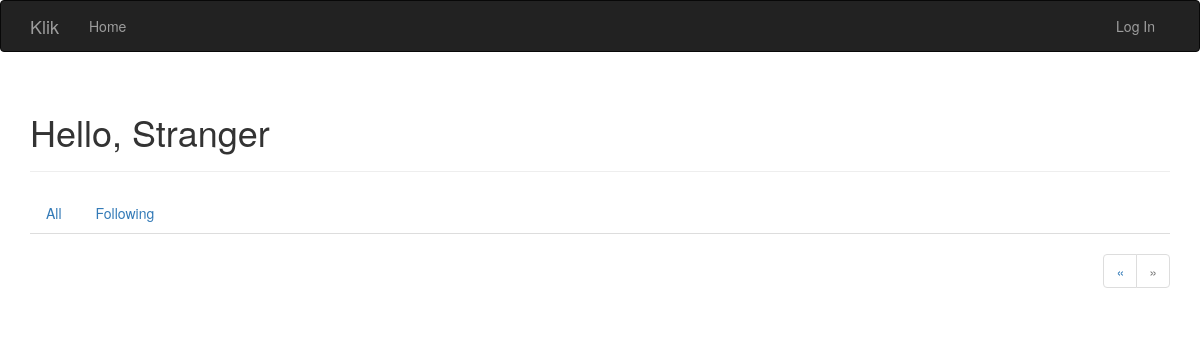
Page /?page=6 on the earlier database version.
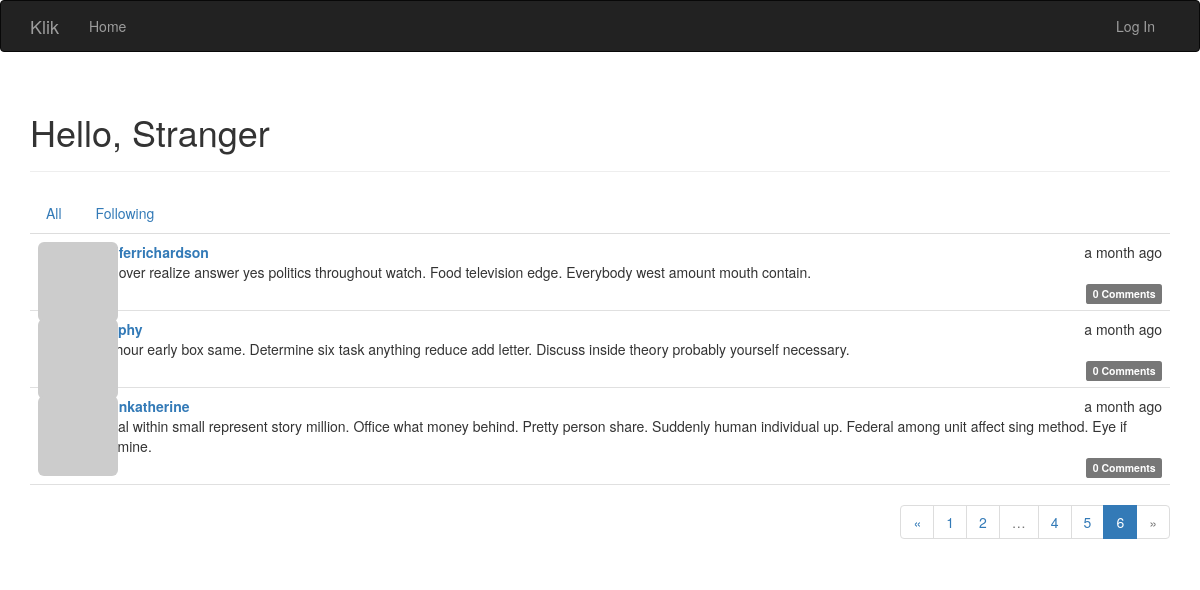
Same page on the later database version.
### app/models.py (models this page shows, shortened)
class Post(db.Model):
    __tablename__ = 'posts'
    id = db.Column(db.Integer, primary_key=True)
    body = db.Column(db.Text)
    body_html = db.Column(db.Text)
    timestamp = db.Column(db.DateTime, index=True, default=datetime.utcnow)
    author_id = db.Column(db.Integer, db.ForeignKey('users.id'))
    comments = db.relationship('Comment', backref='post', lazy='dynamic')

class User(UserMixin, db.Model):
    __tablename__ = 'users'
    id = db.Column(db.Integer, primary_key=True)
    email = db.Column(db.String(64), unique=True, index=True)
    username = db.Column(db.String(64), unique=True, index=True)
    role_id = db.Column(db.Integer, db.ForeignKey('roles.id'))
    password_hash = db.Column(db.String(128))
    confirmed = db.Column(db.Boolean, default=False)
    name = db.Column(db.String(64))
    location = db.Column(db.String(64))
    about_me = db.Column(db.Text())
    member_since = db.Column(db.DateTime(), default=datetime.utcnow)
    last_seen = db.Column(db.DateTime(), default=datetime.utcnow)
    avatar_hash = db.Column(db.String(32))
    posts = db.relationship('Post', backref='author', lazy='dynamic')
    comments = db.relationship('Comment', backref='author', lazy='dynamic')
    followed = db.relationship('Follow',
                               foreign_keys=[Follow.follower_id],
                               backref=db.backref('follower', lazy='joined'),
                               lazy='dynamic',
                               cascade='all, delete-orphan')
    followers = db.relationship('Follow',
                                foreign_keys=[Follow.followed_id],
                                backref=db.backref('followed', lazy='joined'),
                                lazy='dynamic',
                                cascade='all, delete-orphan')
    @property
    def password(self):
        raise AttributeError('password is not a readable attribute')
    def gravatar(self, size=100, default='identicon', rating='g'):
        if request.is_secure:
            url = 'https://secure.gravatar.com/avatar'
        else:
            url = 'http://www.gravatar.com/avatar'
        hash = self.avatar_hash or self.gravatar_hash()
        return '{url}/{hash}?s={size}&d={default}&r={rating}' \
               .format(url=url,
                       hash=hash,
                       size=size,
                       default=default,
                       rating=rating)

### app/main/views.py (the view)
@main.route('/', methods=['GET', 'POST'])
def index():
    form = PostForm()
    if current_user.can(Permission.WRITE) \
       and form.validate_on_submit():
        post = Post(body=form.body.data,
                    author=current_user._get_current_object())
        db.session.add(post)
        db.session.commit()
        return redirect(url_for('.index'))
    page = request.args.get('page', 1, type=int)
    show_followed = False
    if current_user.is_authenticated:
        show_followed = bool(request.cookies.get('show_followed', ''))
    if show_followed:
        query = current_user.followed_posts
    else:
        query = Post.query
    pagination = query.order_by(Post.timestamp.desc()) \
        .paginate(
            page,
            per_page=current_app.config['KLIK_POSTS_PER_PAGE'],
            error_out=False)
    posts = pagination.items
    return render_template('index.html',
                           form=form,
                           posts=posts,
                           show_followed=show_followed,
                           pagination=pagination)

### app/auth/views.py (called while the page is built)
@auth.before_app_request
def before_request():
    if current_user.is_authenticated:
        current_user.ping()

### app/main/__init__.py (called while the page is built)
@main.app_context_processor
def inject_permissions():
    return dict(Permission=Permission)

### app/models.py (called while the page is built)
    def can(self, permissions):
        return False

    def is_administrator(self):
        return False

### app/templates/index.html (shortened to what this page needs)
{% extends "base.html" %}
{% import "bootstrap/wtf.html" as wtf %}
{% import "_macros.html" as macros %}
{% block page_content %}
<div class="page-header">
	<h1>
        Hello,
        {% if current_user.is_authenticated %}
            {{ current_user.username }}
        {% else %}
            Stranger
        {% endif %}
    </h1>
</div>
<div class="post post-tabs">
    <ul class="nav nav-tabs">
        <li {% if show_followed %}class="active"{% endif %}>
            <a href="{{ url_for('.show_all') }}">
                All
            </a>
        </li>
        <li {% if show_followed %}class="active"{% endif %}>
            <a href="{{ url_for('.show_followed') }}">
                Following
            </a>
        </li>
    </ul>
    {% include '_posts.html' %}
</div>
{% if pagination %}
<div class="pagination">
    {{ macros.pagination_widget(pagination, '.index') }}
</div>
{% endif %}
{% endblock %}

### app/templates/_posts.html (shortened to what this page needs)
<ul class="posts">
    {% for post in posts %}
    <li class="post">
        <div class="post-thumbnail">
            <a href="{{ url_for('.user', username=post.author.username) }}">
                <img class="img-rounded profile-thumbnail" src="{{ post.author.gravatar(size=40) }}">
            </a>
        </div>
        <div class="post-content">
            <div class="post-date">{{ moment(post.timestamp).fromNow() }}</div>
            <div class="post-author">
                <a href="{{ url_for('.user', username=post.author.username) }}">
                    {{ post.author.username }}
                </a>
            </div>
            <div class="post-body">
                {% if post.body_html %}
                    {{ post.body_html | safe }}
                {% else %}
                    {{ post.body }}
                {% endif %}
            </div>
            <div class="post-footer">
                <a href="{{ url_for('.post', id=post.id) }}#comments">
                    <span class="label label-default">
                        {{ post.comments.count() }} Comments
                    </span>
                </a>
            </div>
        </div>
    </li>
    {% endfor %}
</ul>

Differences in the rows shown:
added Post: timestamp "a month ago", author.username "jenniferrichardson", body "Hold over realize answer yes politics throughout watch. Food television edge. Everybody west amount mouth contain.", comments.count "0"
added Post: timestamp "a month ago", body "Low hour early box same. Determine six task anything reduce add letter. Discuss inside theory probably yourself necessary.", comments.count "0"
added Post: timestamp "a month ago", author.username "simonkatherine", body "Animal within small represent story million. Office what money behind. Pretty person share. Suddenly human individual up. Federal among unit affect sing method. Eye if determine.", comments.count "0"
Other differences:
new list line: "1"
new list line: "2"
new list line: "4"
new list line: "5"
new list line: "6"
